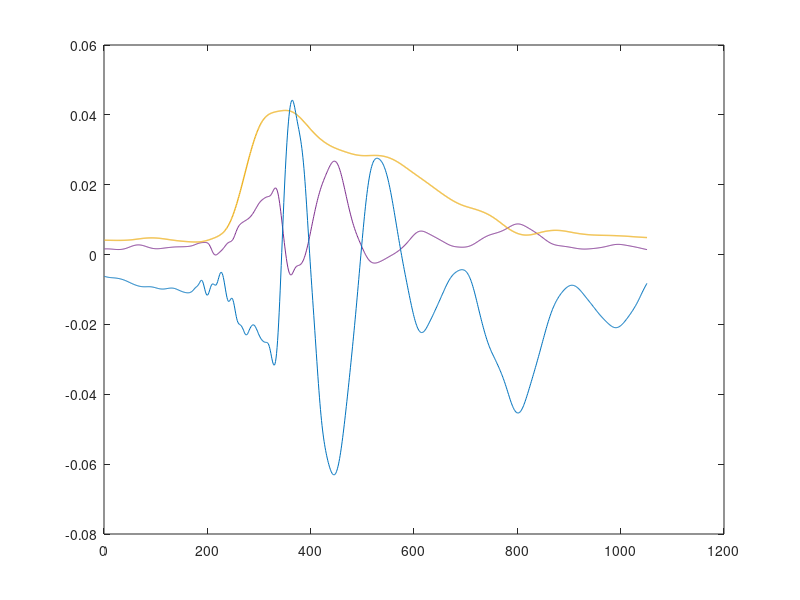

Write the MATLAB code that produced this figure. (Note: this script raises an error after producing the figure.)
clear variables

load('Force_Torque_125.mat','SSFx_125','SSFy_125','SSFz_125','SSTx_125','SSTy_125','SSTz_125');
load('Force_Torque_150.mat','SSFx_150','SSFy_150','SSFz_150','SSTx_150','SSTy_150','SSTz_150');
load('Force_Torque_175.mat','SSFx_175','SSFy_175','SSFz_175','SSTx_175','SSTy_175','SSTz_175');
load('Force_Torque_200.mat','SSFx_200','SSFy_200','SSFz_200','SSTx_200','SSTy_200','SSTz_200');
load('Force_Torque_225.mat','SSFx_225','SSFy_225','SSFz_225','SSTx_225','SSTy_225','SSTz_225');
load('Force_Torque_250.mat','SSFx_250','SSFy_250','SSFz_250','SSTx_250','SSTy_250','SSTz_250');

% plot(SSFx_125);hold on;plot(SSFy_125);plot(SSFz_125);hold off
% plot(SSTx_125);hold on;plot(SSTy_125);plot(SSTz_125);hold off
% 
% plot(SSFx_125);hold on;plot(SSFx_150);plot(SSFx_175);plot(SSFx_200);plot(SSFx_225);plot(SSFx_250);hold off

SSFx_125_mod = SSFx_125-SSFx_125(1);
SSFx_150_mod = SSFx_150-SSFx_150(1);
SSFx_175_mod = SSFx_175-SSFx_175(1);
SSFx_200_mod = SSFx_200-SSFx_200(1);
SSFx_225_mod = SSFx_225-SSFx_225(1);
SSFx_250_mod = SSFx_250-SSFx_250(1);

SSFy_125_mod = SSFy_125-SSFy_125(1);
SSFy_150_mod = SSFy_150-SSFy_150(1);
SSFy_175_mod = SSFy_175-SSFy_175(1);
SSFy_200_mod = SSFy_200-SSFy_200(1);
SSFy_225_mod = SSFy_225-SSFy_225(1);
SSFy_250_mod = SSFy_250-SSFy_250(1);

SSFz_125_mod = SSFz_125-SSFz_125(1);
SSFz_150_mod = SSFz_150-SSFz_150(1);
SSFz_175_mod = SSFz_175-SSFz_175(1);
SSFz_200_mod = SSFz_200-SSFz_200(1);
SSFz_225_mod = SSFz_225-SSFz_225(1);
SSFz_250_mod = SSFz_250-SSFz_250(1);

SSTx_125_mod = SSTx_125-SSTx_125(1);
SSTx_150_mod = SSTx_150-SSTx_150(1);
SSTx_175_mod = SSTx_175-SSTx_175(1);
SSTx_200_mod = SSTx_200-SSTx_200(1);
SSTx_225_mod = SSTx_225-SSTx_225(1);
SSTx_250_mod = SSTx_250-SSTx_250(1);

SSTy_125_mod = SSTy_125-SSTy_125(1);
SSTy_150_mod = SSTy_150-SSTy_150(1);
SSTy_175_mod = SSTy_175-SSTy_175(1);
SSTy_200_mod = SSTy_200-SSTy_200(1);
SSTy_225_mod = SSTy_225-SSTy_225(1);
SSTy_250_mod = SSTy_250-SSTy_250(1);

SSTz_125_mod = SSTz_125-SSTz_125(1);
SSTz_150_mod = SSTz_150-SSTz_150(1);
SSTz_175_mod = SSTz_175-SSTz_175(1);
SSTz_200_mod = SSTz_200-SSTz_200(1);
SSTz_225_mod = SSTz_225-SSTz_225(1);
SSTz_250_mod = SSTz_250-SSTz_250(1);

%%%%%%%%%%%%%%%%%%%%%%%%%%%%%%%%%%%%%%%%%%%%%%%%%%%%%%%%%%%%%%%%%%%%%
%%%%%%%%%%%%%%%%%%%%%%%%%%%%%%%%%%%%%%%%%%%%%%%%%%%%%%%%%%%%%%%%%%%%%
SSFx_125_cut = SSFx_125_mod(3500:4450);
SSFx_150_cut = SSFx_150_mod(8550:9600);
SSFx_175_cut = SSFx_175_mod(8550:10500);
SSFx_200_cut = SSFx_200_mod(8500:10150);
SSFx_225_cut = SSFx_225_mod(8500:9300);
SSFx_250_cut = SSFx_250_mod(8320:9500);

SSFy_125_cut = SSFy_125_mod(8000:10000);
SSFy_150_cut = SSFy_150_mod(8550:9600);
SSFy_175_cut = SSFy_175_mod(8550:10500);
SSFy_200_cut = SSFy_200_mod(8500:10150);
SSFy_225_cut = SSFy_225_mod(8500:9300);
SSFy_250_cut = SSFy_250_mod(8320:9500);

SSFz_125_cut = SSFz_125_mod(8350:10000);
SSFz_150_cut = SSFz_150_mod(8550:9600);
SSFz_175_cut = SSFz_175_mod(8550:10500);
SSFz_200_cut = SSFz_200_mod(8500:10150);
SSFz_225_cut = SSFz_225_mod(8500:9300);
SSFz_250_cut = SSFz_250_mod(8320:9500);

SSTx_125_cut = SSTx_125_mod(8300:10000);
SSTx_150_cut = SSTx_150_mod(8300:10000);
SSTx_175_cut = SSTx_175_mod(8300:10000);
SSTx_200_cut = SSTx_200_mod(8300:10000);
SSTx_225_cut = SSTx_225_mod(8300:10000);
SSTx_250_cut = SSTx_250_mod(8300:10000);

SSTy_125_cut = SSTy_125_mod(6000:6900);
SSTy_150_cut = SSTy_150_mod(6000:6900);
SSTy_175_cut = SSTy_175_mod(6000:6900);
SSTy_200_cut = SSTy_200_mod(6000:6900);
SSTy_225_cut = SSTy_225_mod(6000:6900);
SSTy_250_cut = SSTy_250_mod(6000:6900);

SSTz_125_cut = SSTz_125_mod(3500:4400);
SSTz_150_cut = SSTz_150_mod(3500:4400);
SSTz_175_cut = SSTz_175_mod(3500:4400);
SSTz_200_cut = SSTz_200_mod(3500:4400);
SSTz_225_cut = SSTz_225_mod(3500:4400);
SSTz_250_cut = SSTz_250_mod(3500:4400);
%%%%%%%%%%%%%%%%%%%%%%%%%%%%%%%%%%%%%%%%%%%%%%%%%%%%%%%%%%%%%%%%%%%%%
%%%%%%%%%%%%%%%%%%%%%%%%%%%%%%%%%%%%%%%%%%%%%%%%%%%%%%%%%%%%%%%%%%%%%
%%%%%%%%%%%%%%%%%%%%%%%%%%%%%%%%%%%%%%%%%%%%%%%%%%%%%%%%%
%%%%%%%%%%%%%%%%%%%%%%%%%%%%%%%%%%%%%%%%%%%%%%%%%%%%%%%%%
time_Fx = 0:1/1000:length(SSFx_150_cut)/1000-1/1000;
time_Fy = 0:1/1000:length(SSFy_150_cut)/1000-1/1000;
time_Fz = 0:1/1000:length(SSFz_150_cut)/1000-1/1000;
time_Tx = 0:1/1000:length(SSTx_150_cut)/1000-1/1000;
time_Ty = 0:1/1000:length(SSTy_150_cut)/1000-1/1000;
time_Tz = 0:1/1000:length(SSTz_150_cut)/1000-1/1000;
%%%%%%%%%%%%%%%%%%%%%%%%%%%%%%%%%%%%%%%%%%%%%%%%%%%%%%%%%
%%%%%%%%%%%%%%%%%%%%%%%%%%%%%%%%%%%%%%%%%%%%%%%%%%%%%%%%%
plot(SSFx_150_mod); hold on; plot(SSFy_150_mod); plot(SSFz_150_mod); hold off
%%%%%%%%%%%%%%%%%%%%%%%%%%%%%%%%%%%%%%%%%%%%%%%%%%%%%%%%%
%           Fxyz
%%%%%%%%%%%%%%%%%%%%%%%%%%%%%%%%%%%%%%%%%%%%%%%%%%%%%%%%%
%%%%%%%%%%%%%%%%%%%%%%%%%%%%%%%%%%%%%%%%%%%%%%%%%%%%%%%%%
figure(1);
%plot(time_125,SSTz_125_cut,'color','#7E2F8E','Linewidth',0.7)
plot(SSFx_150_cut,'color','#7E2F8E','Linewidth',0.7)
hold on
plot(SSFy_150_cut,'color','#EDB120','Linewidth',1)
plot(SSFz_150_cut,'color','#0072BD','Linewidth',0.7)
hold off
legend({'Fx','Fy','Fz'},'Location','NW','NumColumns',1,'FontSize',16,'FontWeight','bold')
legend('boxoff')
xlabel('Time (S)','FontSize',16,'FontWeight','bold')
ylabel('Force Fx/Fy/Fz (N)','FontSize',16,'FontWeight','bold')
set(gca,'FontSize',16)
%title('Torque X')
%xlim([0 10])
grid on
grid minor
print('-f1','Force_xyz_150_cut','-depsc')
savefig(figure(1),'Force_xyz_150_cut.fig')
%%%%%%%%%%%%%%%%%%%%%%%%%%%%%%%%%%%%%%%%%%%%%%%%%%%%%%%%%
%%%%%%%%%%%%%%%%%%%%%%%%%%%%%%%%%%%%%%%%%%%%%%%%%%%%%%%%%
figure(2)
%plot(time_125,SSTz_125_cut,'color','#7E2F8E','Linewidth',0.7)
plot(SSFx_175_cut,'color','#7E2F8E','Linewidth',0.7)
hold on
plot(SSFy_175_cut,'color','#EDB120','Linewidth',1)
plot(SSFz_175_cut,'color','#0072BD','Linewidth',0.7)
hold off
legend({'Fx','Fy','Fz'},'Location','NW','NumColumns',1,'FontSize',16,'FontWeight','bold')
legend('boxoff')
xlabel('Time (S)','FontSize',16,'FontWeight','bold')
ylabel('Force Fx/Fy/Fz (N)','FontSize',16,'FontWeight','bold')
set(gca,'FontSize',16)
%title('Torque X')
%xlim([0 10])
grid on
grid minor
print('-f2','Force_xyz_175_cut','-depsc')
savefig(figure(2),'Force_xyz_175_cut.fig')
%%%%%%%%%%%%%%%%%%%%%%%%%%%%%%%%%%%%%%%%%%%%%%%%%%%%%%%%%
%%%%%%%%%%%%%%%%%%%%%%%%%%%%%%%%%%%%%%%%%%%%%%%%%%%%%%%%%
figure(3);
%plot(time_125,SSTz_125_cut,'color','#7E2F8E','Linewidth',0.7)
plot(SSFx_200_cut,'color','#7E2F8E','Linewidth',0.7)
hold on
plot(SSFy_200_cut,'color','#EDB120','Linewidth',1)
plot(SSFz_200_cut,'color','#0072BD','Linewidth',0.7)
hold off
legend({'Fx','Fy','Fz'},'Location','NW','NumColumns',1,'FontSize',16,'FontWeight','bold')
legend('boxoff')
xlabel('Time (S)','FontSize',16,'FontWeight','bold')
ylabel('Force Fx/Fy/Fz (N)','FontSize',16,'FontWeight','bold')
set(gca,'FontSize',16)
%title('Torque X')
%xlim([0 10])
grid on
grid minor
print('-f3','Force_xyz_200_cut','-depsc')
savefig(figure(3),'Force_xyz_200_cut.fig')
%%%%%%%%%%%%%%%%%%%%%%%%%%%%%%%%%%%%%%%%%%%%%%%%%%%%%%%%%
%%%%%%%%%%%%%%%%%%%%%%%%%%%%%%%%%%%%%%%%%%%%%%%%%%%%%%%%%
figure(4);
%plot(time_125,SSTz_125_cut,'color','#7E2F8E','Linewidth',0.7)
plot(SSFx_225_cut,'color','#7E2F8E','Linewidth',0.7)
hold on
plot(SSFy_225_cut,'color','#EDB120','Linewidth',1)
plot(SSFz_225_cut,'color','#0072BD','Linewidth',0.7)
hold off
legend({'Fx','Fy','Fz'},'Location','NW','NumColumns',1,'FontSize',16,'FontWeight','bold')
legend('boxoff')
xlabel('Time (S)','FontSize',16,'FontWeight','bold')
ylabel('Force Fx/Fy/Fz (N)','FontSize',16,'FontWeight','bold')
set(gca,'FontSize',16)
%title('Torque X')
%xlim([0 10])
grid on
grid minor
print('-f4','Force_xyz_225_cut','-depsc')
savefig(figure(4),'Force_xyz_225_cut.fig')
%%%%%%%%%%%%%%%%%%%%%%%%%%%%%%%%%%%%%%%%%%%%%%%%%%%%%%%%%
%%%%%%%%%%%%%%%%%%%%%%%%%%%%%%%%%%%%%%%%%%%%%%%%%%%%%%%%%
figure(5);
%plot(time_125,SSTz_125_cut,'color','#7E2F8E','Linewidth',0.7)
plot(SSFx_250_cut,'color','#7E2F8E','Linewidth',0.7)
hold on
plot(SSFy_250_cut,'color','#EDB120','Linewidth',1)
plot(SSFz_250_cut,'color','#0072BD','Linewidth',0.7)
hold off
legend({'Fx','Fy','Fz'},'Location','NW','NumColumns',1,'FontSize',16,'FontWeight','bold')
legend('boxoff')
xlabel('Time (S)','FontSize',16,'FontWeight','bold')
ylabel('Force Fx/Fy/Fz (N)','FontSize',16,'FontWeight','bold')
set(gca,'FontSize',16)
%title('Torque X')
%xlim([0 10])
grid on
grid minor
print('-f5','Force_xyz_250_cut','-depsc')
savefig(figure(5),'Force_xyz_250_cut.fig')
% %%%%%%%%%%%%%%%%%%%%%%%%%%%%%%%%%%%%%%%%%%%%%%%%%%%%%%%%%
% %%%%%%%%%%%%%%%%%%%%%%%%%%%%%%%%%%%%%%%%%%%%%%%%%%%%%%%%%
% %           Txyz
% %%%%%%%%%%%%%%%%%%%%%%%%%%%%%%%%%%%%%%%%%%%%%%%%%%%%%%%%%
% %%%%%%%%%%%%%%%%%%%%%%%%%%%%%%%%%%%%%%%%%%%%%%%%%%%%%%%%%
% figure(12);
% %plot(time_125,SSTz_125_cut,'color','#7E2F8E','Linewidth',0.7)
% plot(time_150,SSTx_150_cut,'color','#7E2F8E','Linewidth',1)
% hold on
% plot(time_150,SSTy_150_cut,'color','#EDB120','Linewidth',1)
% plot(time_150,SSTz_150_cut,'color','#0072BD','Linewidth',0.7)
% hold off
% %legend({'SPD1','SPD2','SPD3','SPD4','SPD5'},'Location','NW','NumColumns',1,'FontSize',16,'FontWeight','bold')
% %legend('boxoff')
% xlabel('Time (S)','FontSize',16,'FontWeight','bold')
% ylabel('Torque Tx/Ty/Tz (N)','FontSize',16,'FontWeight','bold')
% set(gca,'FontSize',16)
% %title('Torque X')
% %xlim([0 10])
% grid on
% grid minor
% print('-f12','Torque_xyz_150_cut','-depsc')
% savefig(figure(12),'Torque_xyz_150_cut.fig')
% %%%%%%%%%%%%%%%%%%%%%%%%%%%%%%%%%%%%%%%%%%%%%%%%%%%%%%%%%
% %%%%%%%%%%%%%%%%%%%%%%%%%%%%%%%%%%%%%%%%%%%%%%%%%%%%%%%%%
% figure(13);
% %plot(time_125,SSTz_125_cut,'color','#7E2F8E','Linewidth',0.7)
% plot(time_175,SSTx_175_cut,'color','#7E2F8E','Linewidth',1)
% hold on
% plot(time_175,SSTy_175_cut,'color','#EDB120','Linewidth',1)
% plot(time_175,SSTz_175_cut,'color','#0072BD','Linewidth',0.7)
% hold off
% %legend({'SPD1','SPD2','SPD3','SPD4','SPD5'},'Location','NW','NumColumns',1,'FontSize',16,'FontWeight','bold')
% %legend('boxoff')
% xlabel('Time (S)','FontSize',16,'FontWeight','bold')
% ylabel('Torque Tx/Ty/Tz (N)','FontSize',16,'FontWeight','bold')
% set(gca,'FontSize',16)
% %title('Torque X')
% %xlim([0 10])
% grid on
% grid minor
% print('-f13','Torque_xyz_175_cut','-depsc')
% savefig(figure(13),'Torque_xyz_175_cut.fig')
% %%%%%%%%%%%%%%%%%%%%%%%%%%%%%%%%%%%%%%%%%%%%%%%%%%%%%%%%%
% %%%%%%%%%%%%%%%%%%%%%%%%%%%%%%%%%%%%%%%%%%%%%%%%%%%%%%%%%
% figure(14);
% %plot(time_125,SSTz_125_cut,'color','#7E2F8E','Linewidth',0.7)
% plot(time_200,SSTx_200_cut,'color','#7E2F8E','Linewidth',1)
% hold on
% plot(time_200,SSTy_200_cut,'color','#EDB120','Linewidth',1)
% plot(time_200,SSTz_200_cut,'color','#0072BD','Linewidth',0.7)
% hold off
% %legend({'SPD1','SPD2','SPD3','SPD4','SPD5'},'Location','NW','NumColumns',1,'FontSize',16,'FontWeight','bold')
% %legend('boxoff')
% xlabel('Time (S)','FontSize',16,'FontWeight','bold')
% ylabel('Torque Tx/Ty/Tz (N)','FontSize',16,'FontWeight','bold')
% set(gca,'FontSize',16)
% %title('Torque X')
% %xlim([0 10])
% grid on
% grid minor
% print('-f14','Torque_xyz_200_cut','-depsc')
% savefig(figure(14),'Torque_xyz_200_cut.fig')
% %%%%%%%%%%%%%%%%%%%%%%%%%%%%%%%%%%%%%%%%%%%%%%%%%%%%%%%%%
% %%%%%%%%%%%%%%%%%%%%%%%%%%%%%%%%%%%%%%%%%%%%%%%%%%%%%%%%%
% figure(15);
% %plot(time_125,SSTz_125_cut,'color','#7E2F8E','Linewidth',0.7)
% plot(time_225,SSTx_225_cut,'color','#7E2F8E','Linewidth',1)
% hold on
% plot(time_225,SSTy_225_cut,'color','#EDB120','Linewidth',1)
% plot(time_225,SSTz_225_cut,'color','#0072BD','Linewidth',0.7)
% hold off
% %legend({'SPD1','SPD2','SPD3','SPD4','SPD5'},'Location','NW','NumColumns',1,'FontSize',16,'FontWeight','bold')
% %legend('boxoff')
% xlabel('Time (S)','FontSize',16,'FontWeight','bold')
% ylabel('Torque Tx/Ty/Tz (N)','FontSize',16,'FontWeight','bold')
% set(gca,'FontSize',16)
% %title('Torque X')
% %xlim([0 10])
% grid on
% grid minor
% print('-f15','Torque_xyz_225_cut','-depsc')
% savefig(figure(15),'Torque_xyz_225_cut.fig')
% %%%%%%%%%%%%%%%%%%%%%%%%%%%%%%%%%%%%%%%%%%%%%%%%%%%%%%%%%
% %%%%%%%%%%%%%%%%%%%%%%%%%%%%%%%%%%%%%%%%%%%%%%%%%%%%%%%%%
% figure(16);
% %plot(time_125,SSTz_125_cut,'color','#7E2F8E','Linewidth',0.7)
% plot(time_250,SSTx_250_cut,'color','#7E2F8E','Linewidth',1)
% hold on
% plot(time_250,SSTy_250_cut,'color','#EDB120','Linewidth',1)
% plot(time_250,SSTz_250_cut,'color','#0072BD','Linewidth',0.7)
% hold off
% %legend({'SPD1','SPD2','SPD3','SPD4','SPD5'},'Location','NW','NumColumns',1,'FontSize',16,'FontWeight','bold')
% %legend('boxoff')
% xlabel('Time (S)','FontSize',16,'FontWeight','bold')
% ylabel('Torque Tx/Ty/Tz (N)','FontSize',16,'FontWeight','bold')
% set(gca,'FontSize',16)
% %title('Torque X')
% %xlim([0 10])
% grid on
% grid minor
% print('-f16','Torque_xyz_250_cut','-depsc')
% savefig(figure(16),'Torque_xyz_250_cut.fig')
% %%%%%%%%%%%%%%%%%%%%%%%%%%%%%%%%%%%%%%%%%%%%%%%%%%%%%%%%%
% %%%%%%%%%%%%%%%%%%%%%%%%%%%%%%%%%%%%%%%%%%%%%%%%%%%%%%%%%